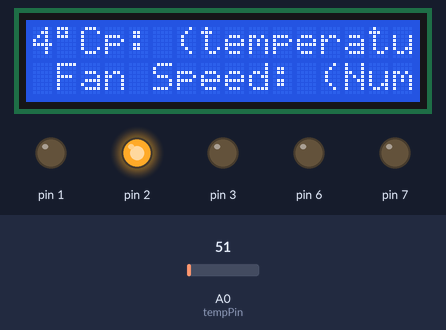
Bench run of a sketch on a simulated Arduino Uno, built with avr-gcc and run on an emulated ATmega328P. Shown: 16×2 character LCD, output pins drawn as LEDs (lit = HIGH). The inputs (shaded band) are chosen by the test bench; at power-on: A0 (tempPin) = 51.

Above: at 1.2 s.
1.3 s: A0 (tempPin) set to 60
At 2.7 s:
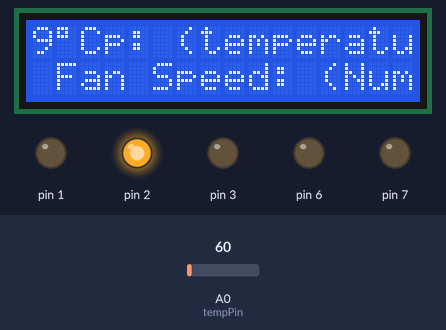
3.0 s: A0 (tempPin) set to 71
At 4.4 s:
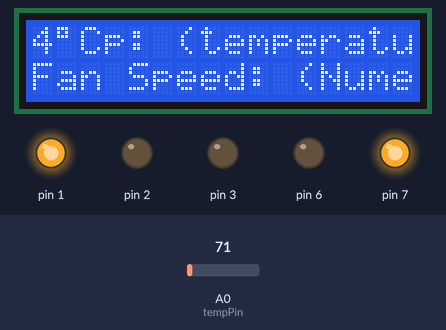
6.1 s: A0 (tempPin) set to 15
At 8.0 s:
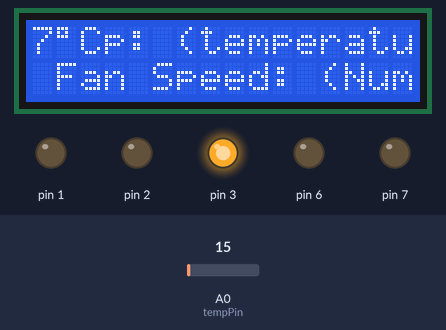
9.2 s: A0 (tempPin) set to 86
At 10.7 s:
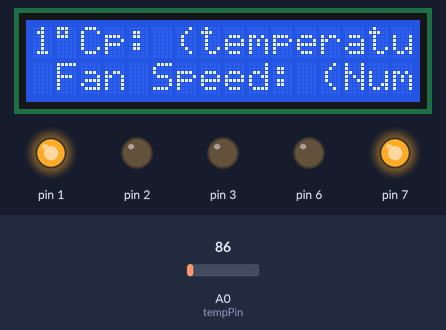
11.5 s: A0 (tempPin) set to 61
At 13.2 s:
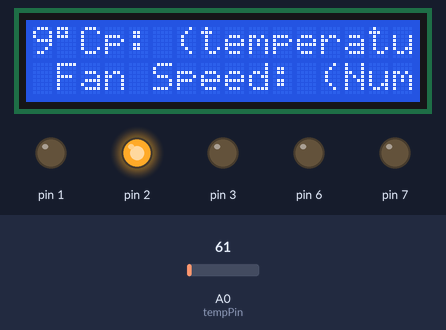
14.3 s: A0 (tempPin) set to 112
At 16.4 s:
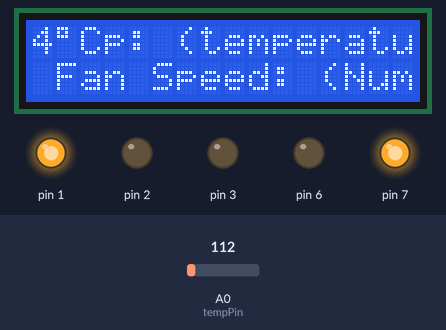
Timing chart, 0 to 17.9 s (numbered marks = the images above; inputs shaded):
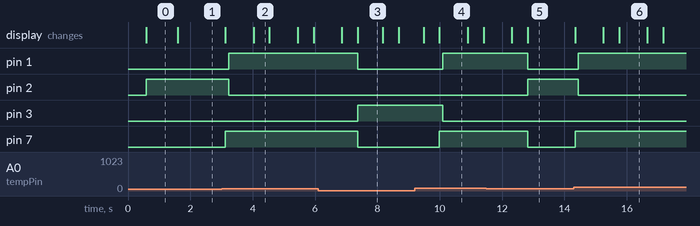

The sketch:

sketch_sep18a_copy_20230918144251.ino
```cpp
#include <LiquidCrystal.h>
const int rs = 13 , en = 12 , d4 = 11 , d5 = 10 , d6 = 9 , d7 = 8;
LiquidCrystal lcd(rs, en, d4, d5, d6, d7);
int tempPin = 0;
int val;

short celcius;
char temp[16];


void setup() {
  pinMode (7, OUTPUT);
  pinMode (6, OUTPUT);
  pinMode (3, OUTPUT);
  pinMode (2, OUTPUT);
  pinMode (1, OUTPUT);
  lcd.begin(16, 2);
  lcd.setCursor(0, 0);
  lcd.print("Temp: (temperature value from the temperature sensor) °C");
  lcd.setCursor(1, 1);
  lcd.print("Fan Speed: (Numerical Motor Speed) RPM");
}

void loop() {
  Readtemp();
  //NORMAL TEMP
  if (celcius <= 30 && celcius >= 20) {
    digitalWrite(2, HIGH);
    digitalWrite(3, LOW);
    digitalWrite(1, LOW);
    digitalWrite(7, LOW);
    digitalWrite(6, LOW);
  }
  //HIGH TEMP
  else if (celcius > 30) {
    FanON();
    digitalWrite(1, HIGH);
    digitalWrite(2, LOW);
    digitalWrite(3, LOW);
    delay(800);
    lcd.setCursor(0, 1);
    lcd.print("Fan Speed: (Numerical Motor Speed) RPM");
    lcd.setCursor(1, 1);

  }
  //LOW TEMP
  else if (celcius < 20) {
    digitalWrite(3, HIGH);
    digitalWrite(2, LOW);
    digitalWrite(1, LOW);
    digitalWrite(7, LOW);
    digitalWrite(6, LOW);
    delay(800);
    lcd.setCursor(0, 1);
    lcd.print("Fan Speed: (Numerical Motor Speed) RPM");
    lcd.setCursor(0, 1);

  }

}

void Readtemp() {
  delay(500);
  lcd.setCursor(0, 1);
  lcd.print("                 ");
  val = analogRead(tempPin);
  celcius = val*4.88/10;
  sprintf(temp, "%0.2d", celcius);
    lcd.setCursor(1, 1);
    lcd.print("Fan Speed: (Numerical Motor Speed) RPM");
    lcd.print(temp);
    lcd.write(B11011111);
    lcd.print("C");
}

void FanON() {
  digitalWrite(7, HIGH);
  digitalWrite(6, LOW);
  delay(100);
}
```

Measured:
- the behaviour switches between 63 and 64 on A0 (tempPin) (found by bisection; images 1 and 2)
- after the input at 1.3 s, the display: changes after 0.30 s (image 1)
- after the input at 3.0 s, pin 1: LOW → HIGH after 0.22 s; pin 2: HIGH → LOW after 0.22 s; pin 7: LOW → HIGH after 0.12 s; the display: first changes after 0.12 s (image 2 shows a later state)
- after the input at 6.1 s, pin 1, pin 7: HIGH → LOW after 1.3 s; pin 3: LOW → HIGH after 1.3 s; the display: first differs from a run without the input after 1.3 s (image 3)
- after the input at 9.2 s, pin 1: LOW → HIGH after 0.89 s; pin 3: HIGH → LOW after 0.89 s; pin 7: LOW → HIGH after 0.79 s; the display: first differs from a run without the input after 0.79 s (image 4)
- after the input at 11.5 s, pin 1, pin 7: HIGH → LOW after 1.3 s; pin 2: LOW → HIGH after 1.3 s; the display: first differs from a run without the input after 1.3 s (image 5)
- after the input at 14.3 s, pin 1: LOW → HIGH after 0.14 s; pin 2: HIGH → LOW after 0.14 s; pin 7: LOW → HIGH at once; the display: changes at once (image 6)
